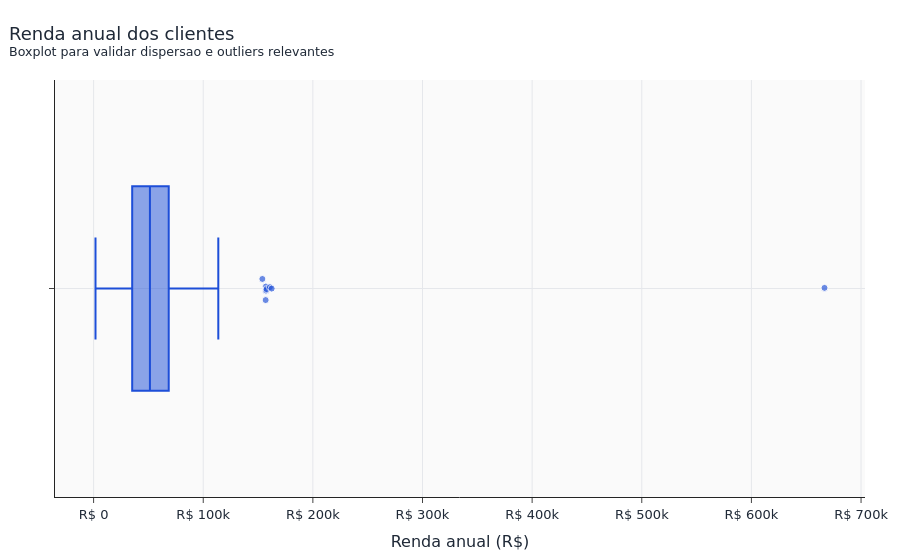
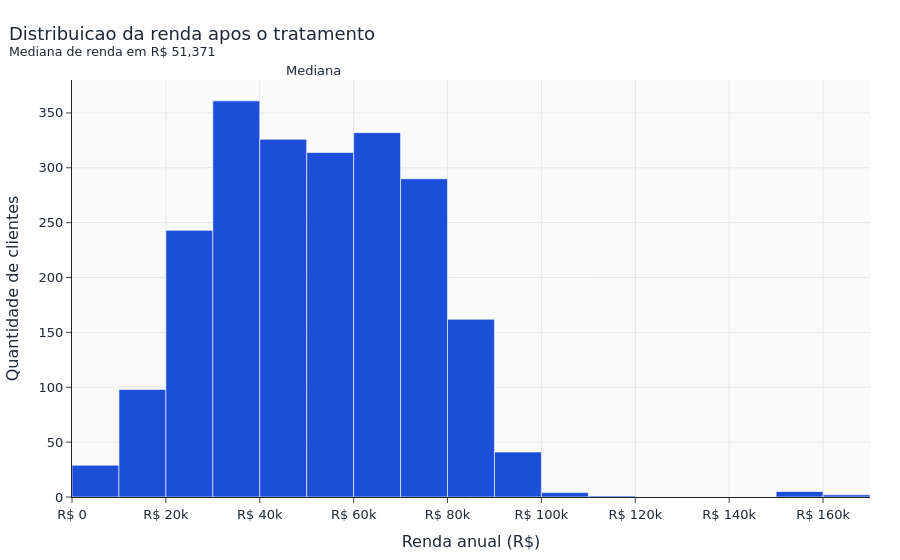

Notebook code cell kept with these figures, in order:
### Markdown cell above
Income

### Code cell
# Analise visual de Income (BoxPlot)

fig = px.box(
    df,
    x="Income",
    points="outliers",
    color_discrete_sequence=[COLOR_PALETTE["income"]]
)

aplicar_estilo(
    fig,
    "Renda anual dos clientes",
    "Boxplot para validar dispersao e outliers relevantes",
    "Renda anual (R$)",
    None
)
fig.update_traces(
    jitter=0.18,
    pointpos=0,
    marker=dict(size=7, opacity=0.65, line=dict(width=1, color="white")),
    hovertemplate="Renda anual: R$ %{x:,.0f}<extra></extra>"
)
fig.update_xaxes(tickprefix="R$ ", separatethousands=True)
fig.show()

# Removendo outlier muito acima do restante da base
cond = df["Income"] > 200000
df = df[~cond]

# Verificando remocao com um histograma
fig = px.histogram(
    df,
    x="Income",
    nbins=20,
    color_discrete_sequence=[COLOR_PALETTE["income"]]
)

aplicar_estilo(
    fig,
    "Distribuicao da renda apos o tratamento",
    f"Mediana de renda em R$ {df['Income'].median():,.0f}",
    "Renda anual (R$)",
    "Quantidade de clientes"
)
fig.add_vline(
    x=df["Income"].median(),
    line_dash="dash",
    line_color=COLOR_PALETTE["neutral"],
    annotation_text="Mediana",
    annotation_position="top"
)
fig.update_xaxes(tickprefix="R$ ", separatethousands=True)
fig.update_traces(hovertemplate="Faixa de renda: R$ %{x:,.0f}<br>Clientes: %{y}<extra></extra>")
fig.show()

### Figure 1 — Plotly figure (JSON) as saved in the notebook; plotly's stock layout.template omitted (floating-point values rounded to 4 significant figures; data arrays with more than 128 entries replaced by an {"elided": "..."} marker saying what was removed)
{"data": [{"alignmentgroup": "True", "boxpoints": "outliers", "hovertemplate": "Renda anual: R$ %{x:,.0f}<extra></extra>", "jitter": 0.18, "legendgroup": "", "marker": {"color": "#1D4ED8", "line": {"color": "white", "width": 1}, "opacity": 0.65, "size": 7}, "name": "", "notched": false, "offsetgroup": "", "orientation": "h", "pointpos": 0, "showlegend": false, "type": "box", "x": {"elided": "2209 float values"}, "x0": " ", "xaxis": "x", "y0": " ", "yaxis": "y"}], "layout": {"boxmode": "group", "font": {"color": "#1F2937", "family": "DejaVu Sans", "size": 13}, "hoverlabel": {"bgcolor": "white", "font": {"size": 12}}, "legend": {"tracegroupgap": 0}, "margin": {"b": 55, "l": 55, "r": 30, "t": 80}, "paper_bgcolor": "white", "plot_bgcolor": "#FAFAFA", "title": {"text": "Renda anual dos clientes<br><sup>Boxplot para validar dispersao e outliers relevantes</sup>", "x": 0.01, "xanchor": "left"}, "xaxis": {"anchor": "y", "domain": [0, 1], "gridcolor": "#E5E7EB", "separatethousands": true, "showgrid": true, "tickprefix": "R$ ", "title": {"text": "Renda anual (R$)"}, "zeroline": false}, "yaxis": {"anchor": "x", "domain": [0, 1], "gridcolor": "#E5E7EB", "showgrid": true, "zeroline": false}}}

### Figure 2 — Plotly figure (JSON) as saved in the notebook; plotly's stock layout.template omitted (floating-point values rounded to 4 significant figures; data arrays with more than 128 entries replaced by an {"elided": "..."} marker saying what was removed)
{"data": [{"bingroup": "x", "hovertemplate": "Faixa de renda: R$ %{x:,.0f}<br>Clientes: %{y}<extra></extra>", "legendgroup": "", "marker": {"color": "#1D4ED8", "pattern": {"shape": ""}}, "name": "", "nbinsx": 20, "orientation": "v", "showlegend": false, "type": "histogram", "x": {"elided": "2208 float values"}, "xaxis": "x", "yaxis": "y"}], "layout": {"annotations": [{"showarrow": false, "text": "Mediana", "x": 51371, "xanchor": "center", "xref": "x", "y": 1, "yanchor": "bottom", "yref": "y domain"}], "barmode": "relative", "font": {"color": "#1F2937", "family": "DejaVu Sans", "size": 13}, "hoverlabel": {"bgcolor": "white", "font": {"size": 12}}, "legend": {"tracegroupgap": 0}, "margin": {"b": 55, "l": 55, "r": 30, "t": 80}, "paper_bgcolor": "white", "plot_bgcolor": "#FAFAFA", "shapes": [{"line": {"color": "#6B7280", "dash": "dash"}, "type": "line", "x0": 51371, "x1": 51371, "xref": "x", "y0": 0, "y1": 1, "yref": "y domain"}], "title": {"text": "Distribuicao da renda apos o tratamento<br><sup>Mediana de renda em R$ 51,371</sup>", "x": 0.01, "xanchor": "left"}, "xaxis": {"anchor": "y", "domain": [0, 1], "gridcolor": "#E5E7EB", "separatethousands": true, "showgrid": true, "tickprefix": "R$ ", "title": {"text": "Renda anual (R$)"}, "zeroline": false}, "yaxis": {"anchor": "x", "domain": [0, 1], "gridcolor": "#E5E7EB", "showgrid": true, "title": {"text": "Quantidade de clientes"}, "zeroline": false}}}
